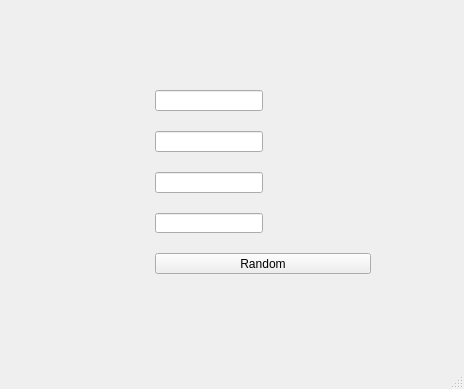
<?xml version="1.0" encoding="UTF-8"?>
<ui version="4.0">
 <class>MainWindow</class>
 <widget class="QMainWindow" name="MainWindow">
  <property name="geometry">
   <rect>
    <x>0</x>
    <y>0</y>
    <width>464</width>
    <height>389</height>
   </rect>
  </property>
  <property name="windowTitle">
   <string>MainWindow</string>
  </property>
  <widget class="QWidget" name="centralwidget">
   <widget class="QWidget" name="">
    <property name="geometry">
     <rect>
      <x>140</x>
      <y>80</y>
      <width>231</width>
      <height>194</height>
     </rect>
    </property>
    <layout class="QFormLayout" name="formLayout_3">
     <property name="labelAlignment">
      <set>Qt::AlignBottom|Qt::AlignHCenter</set>
     </property>
     <property name="horizontalSpacing">
      <number>10</number>
     </property>
     <property name="verticalSpacing">
      <number>20</number>
     </property>
     <property name="leftMargin">
      <number>15</number>
     </property>
     <property name="topMargin">
      <number>10</number>
     </property>
     <item row="0" column="0">
      <widget class="QLineEdit" name="lineEdit"/>
     </item>
     <item row="0" column="1">
      <widget class="QLabel" name="lab_nick">
       <property name="text">
        <string/>
       </property>
      </widget>
     </item>
     <item row="1" column="0">
      <widget class="QLineEdit" name="lineEdit_2"/>
     </item>
     <item row="1" column="1">
      <widget class="QLabel" name="lab_email">
       <property name="text">
        <string/>
       </property>
      </widget>
     </item>
     <item row="2" column="0">
      <widget class="QLineEdit" name="lineEdit_3"/>
     </item>
     <item row="2" column="1">
      <widget class="QLabel" name="lab_password">
       <property name="text">
        <string/>
       </property>
      </widget>
     </item>
     <item row="3" column="0">
      <widget class="QLineEdit" name="lineEdit_4"/>
     </item>
     <item row="3" column="1">
      <widget class="QLabel" name="lab_password2">
       <property name="enabled">
        <bool>false</bool>
       </property>
       <property name="sizeIncrement">
        <size>
         <width>30</width>
         <height>30</height>
        </size>
       </property>
       <property name="text">
        <string/>
       </property>
      </widget>
     </item>
     <item row="4" column="0" colspan="2">
      <widget class="QPushButton" name="pushButton">
       <property name="text">
        <string>Random</string>
       </property>
      </widget>
     </item>
    </layout>
   </widget>
  </widget>
  <widget class="QMenuBar" name="menubar">
   <property name="geometry">
    <rect>
     <x>0</x>
     <y>0</y>
     <width>464</width>
     <height>21</height>
    </rect>
   </property>
  </widget>
  <widget class="QStatusBar" name="statusbar"/>
 </widget>
 <resources/>
 <connections/>
</ui>
